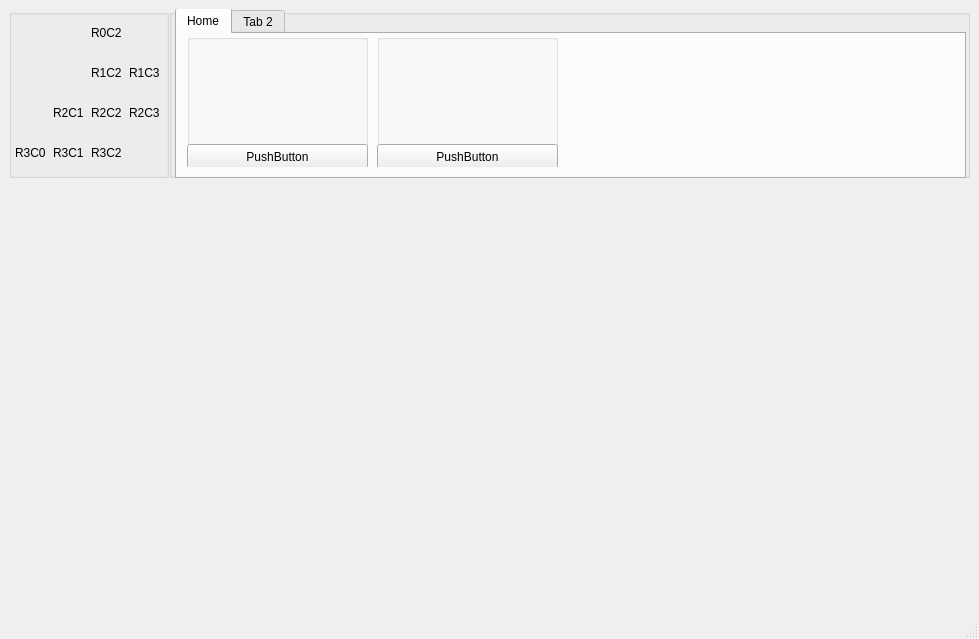
<?xml version="1.0" encoding="UTF-8"?>
<ui version="4.0">
 <class>MainWindow</class>
 <widget class="QMainWindow" name="MainWindow">
  <property name="geometry">
   <rect>
    <x>0</x>
    <y>0</y>
    <width>979</width>
    <height>639</height>
   </rect>
  </property>
  <property name="windowTitle">
   <string>Projectionist</string>
  </property>
  <property name="windowIcon">
   <iconset resource="../resources/png.qrc">
    <normaloff>:/Images/png/projectionist.png</normaloff>:/Images/png/projectionist.png</iconset>
  </property>
  <widget class="QWidget" name="centralwidget">
   <layout class="QVBoxLayout" name="verticalLayout" stretch="2,5">
    <item>
     <layout class="QVBoxLayout" name="verticalLayout_1_Ribbon_Bar">
      <property name="spacing">
       <number>0</number>
      </property>
      <item>
       <layout class="QHBoxLayout" name="horizontalLayout_1_Ribbon_Bar" stretch="3,15">
        <property name="spacing">
         <number>0</number>
        </property>
        <property name="topMargin">
         <number>0</number>
        </property>
        <property name="bottomMargin">
         <number>0</number>
        </property>
        <item>
         <widget class="QGroupBox" name="groupBox_1_Master">
          <property name="title">
           <string/>
          </property>
          <property name="alignment">
           <set>Qt::AlignCenter</set>
          </property>
          <property name="flat">
           <bool>true</bool>
          </property>
          <widget class="QWidget" name="gridLayoutWidget">
           <property name="geometry">
            <rect>
             <x>0</x>
             <y>0</y>
             <width>161</width>
             <height>171</height>
            </rect>
           </property>
           <layout class="QGridLayout" name="gridLayout_1_Master" columnstretch="0,0,0,0">
            <property name="spacing">
             <number>0</number>
            </property>
            <item row="3" column="2">
             <widget class="QLabel" name="label_Master_R3C2">
              <property name="minimumSize">
               <size>
                <width>32</width>
                <height>32</height>
               </size>
              </property>
              <property name="maximumSize">
               <size>
                <width>32</width>
                <height>32</height>
               </size>
              </property>
              <property name="text">
               <string>R3C2</string>
              </property>
             </widget>
            </item>
            <item row="1" column="3">
             <widget class="QLabel" name="label_Master_R1C3">
              <property name="minimumSize">
               <size>
                <width>32</width>
                <height>32</height>
               </size>
              </property>
              <property name="maximumSize">
               <size>
                <width>32</width>
                <height>32</height>
               </size>
              </property>
              <property name="text">
               <string>R1C3</string>
              </property>
             </widget>
            </item>
            <item row="3" column="3">
             <widget class="QPushButton" name="pushButton_Master_R3C3">
              <property name="minimumSize">
               <size>
                <width>32</width>
                <height>32</height>
               </size>
              </property>
              <property name="maximumSize">
               <size>
                <width>32</width>
                <height>32</height>
               </size>
              </property>
              <property name="sizeIncrement">
               <size>
                <width>32</width>
                <height>32</height>
               </size>
              </property>
              <property name="toolTip">
               <string>Reduce Ribbon Bar  (Shift +Up Arrow)</string>
              </property>
              <property name="statusTip">
               <string>Reduce Ribbon Bar  (Shift +Up Arrow)</string>
              </property>
              <property name="text">
               <string/>
              </property>
              <property name="icon">
               <iconset resource="../resources/png.qrc">
                <normaloff>:/Images/png/arrowup.png</normaloff>:/Images/png/arrowup.png</iconset>
              </property>
              <property name="shortcut">
               <string>Shift+Up</string>
              </property>
              <property name="flat">
               <bool>true</bool>
              </property>
             </widget>
            </item>
            <item row="0" column="2">
             <widget class="QLabel" name="label_Master_R0C2">
              <property name="minimumSize">
               <size>
                <width>32</width>
                <height>32</height>
               </size>
              </property>
              <property name="maximumSize">
               <size>
                <width>32</width>
                <height>32</height>
               </size>
              </property>
              <property name="text">
               <string>R0C2</string>
              </property>
             </widget>
            </item>
            <item row="1" column="2">
             <widget class="QLabel" name="label_Master_R1C2">
              <property name="minimumSize">
               <size>
                <width>32</width>
                <height>32</height>
               </size>
              </property>
              <property name="maximumSize">
               <size>
                <width>32</width>
                <height>32</height>
               </size>
              </property>
              <property name="text">
               <string>R1C2</string>
              </property>
             </widget>
            </item>
            <item row="0" column="3">
             <widget class="QPushButton" name="pushButton_Master_R0C3">
              <property name="minimumSize">
               <size>
                <width>32</width>
                <height>32</height>
               </size>
              </property>
              <property name="maximumSize">
               <size>
                <width>32</width>
                <height>32</height>
               </size>
              </property>
              <property name="sizeIncrement">
               <size>
                <width>32</width>
                <height>32</height>
               </size>
              </property>
              <property name="toolTip">
               <string>Expand Ribbon Bar  (Shift +Down Arrow)</string>
              </property>
              <property name="statusTip">
               <string>Expand Ribbon Bar  (Shift +Down Arrow)</string>
              </property>
              <property name="text">
               <string/>
              </property>
              <property name="icon">
               <iconset resource="../resources/png.qrc">
                <normaloff>:/Images/png/arrowdown.png</normaloff>:/Images/png/arrowdown.png</iconset>
              </property>
              <property name="shortcut">
               <string>Shift+Down</string>
              </property>
              <property name="flat">
               <bool>true</bool>
              </property>
             </widget>
            </item>
            <item row="2" column="2">
             <widget class="QLabel" name="label_Master_R2C2">
              <property name="minimumSize">
               <size>
                <width>32</width>
                <height>32</height>
               </size>
              </property>
              <property name="maximumSize">
               <size>
                <width>32</width>
                <height>32</height>
               </size>
              </property>
              <property name="text">
               <string>R2C2</string>
              </property>
             </widget>
            </item>
            <item row="2" column="1">
             <widget class="QLabel" name="label_Master_R2C1">
              <property name="minimumSize">
               <size>
                <width>32</width>
                <height>32</height>
               </size>
              </property>
              <property name="maximumSize">
               <size>
                <width>32</width>
                <height>32</height>
               </size>
              </property>
              <property name="text">
               <string>R2C1</string>
              </property>
             </widget>
            </item>
            <item row="3" column="0">
             <widget class="QLabel" name="label_Master_R3C0">
              <property name="minimumSize">
               <size>
                <width>32</width>
                <height>32</height>
               </size>
              </property>
              <property name="maximumSize">
               <size>
                <width>32</width>
                <height>32</height>
               </size>
              </property>
              <property name="text">
               <string>R3C0</string>
              </property>
             </widget>
            </item>
            <item row="2" column="3">
             <widget class="QLabel" name="label_Master_R2C3">
              <property name="minimumSize">
               <size>
                <width>32</width>
                <height>32</height>
               </size>
              </property>
              <property name="maximumSize">
               <size>
                <width>32</width>
                <height>32</height>
               </size>
              </property>
              <property name="text">
               <string>R2C3</string>
              </property>
             </widget>
            </item>
            <item row="3" column="1">
             <widget class="QLabel" name="label_Master_R3C1">
              <property name="minimumSize">
               <size>
                <width>32</width>
                <height>32</height>
               </size>
              </property>
              <property name="maximumSize">
               <size>
                <width>32</width>
                <height>32</height>
               </size>
              </property>
              <property name="text">
               <string>R3C1</string>
              </property>
             </widget>
            </item>
            <item row="0" column="0" rowspan="2" colspan="2">
             <widget class="QPushButton" name="pushButton_Master_R0C0">
              <property name="minimumSize">
               <size>
                <width>64</width>
                <height>64</height>
               </size>
              </property>
              <property name="maximumSize">
               <size>
                <width>64</width>
                <height>64</height>
               </size>
              </property>
              <property name="toolTip">
               <string>Logo Menu (Shift +L)</string>
              </property>
              <property name="statusTip">
               <string>Logo Menu (Shift +L)</string>
              </property>
              <property name="autoFillBackground">
               <bool>false</bool>
              </property>
              <property name="text">
               <string/>
              </property>
              <property name="icon">
               <iconset resource="../resources/png.qrc">
                <normaloff>:/Images/png/projectionist.png</normaloff>:/Images/png/projectionist.png</iconset>
              </property>
              <property name="iconSize">
               <size>
                <width>64</width>
                <height>64</height>
               </size>
              </property>
              <property name="shortcut">
               <string>Shift+L</string>
              </property>
              <property name="flat">
               <bool>true</bool>
              </property>
             </widget>
            </item>
            <item row="2" column="0">
             <widget class="QPushButton" name="pushButton_Master_B2C0">
              <property name="minimumSize">
               <size>
                <width>32</width>
                <height>32</height>
               </size>
              </property>
              <property name="maximumSize">
               <size>
                <width>32</width>
                <height>32</height>
               </size>
              </property>
              <property name="toolTip">
               <string>Help (F1)</string>
              </property>
              <property name="statusTip">
               <string>Help (F1)</string>
              </property>
              <property name="text">
               <string/>
              </property>
              <property name="icon">
               <iconset resource="../resources/buttonsGlassRound.qrc">
                <normaloff>:/buttons/glassRound/glassButtonHelp2.png</normaloff>:/buttons/glassRound/glassButtonHelp2.png</iconset>
              </property>
              <property name="iconSize">
               <size>
                <width>24</width>
                <height>24</height>
               </size>
              </property>
              <property name="shortcut">
               <string>F1</string>
              </property>
              <property name="flat">
               <bool>true</bool>
              </property>
             </widget>
            </item>
           </layout>
          </widget>
         </widget>
        </item>
        <item>
         <widget class="QGroupBox" name="groupBox_2_Tabs">
          <property name="title">
           <string/>
          </property>
          <widget class="QTabWidget" name="tabWidget_Ribbon_Bar">
           <property name="geometry">
            <rect>
             <x>6</x>
             <y>-1</y>
             <width>791</width>
             <height>171</height>
            </rect>
           </property>
           <property name="minimumSize">
            <size>
             <width>0</width>
             <height>140</height>
            </size>
           </property>
           <widget class="QWidget" name="tab_1_Home">
            <property name="minimumSize">
             <size>
              <width>0</width>
              <height>0</height>
             </size>
            </property>
            <attribute name="title">
             <string>Home</string>
            </attribute>
            <widget class="QGroupBox" name="groupBox_T1B1">
             <property name="geometry">
              <rect>
               <x>10</x>
               <y>0</y>
               <width>181</width>
               <height>133</height>
              </rect>
             </property>
             <property name="minimumSize">
              <size>
               <width>0</width>
               <height>133</height>
              </size>
             </property>
             <property name="maximumSize">
              <size>
               <width>16777215</width>
               <height>133</height>
              </size>
             </property>
             <property name="sizeIncrement">
              <size>
               <width>0</width>
               <height>0</height>
              </size>
             </property>
             <property name="title">
              <string/>
             </property>
             <property name="alignment">
              <set>Qt::AlignCenter</set>
             </property>
             <property name="flat">
              <bool>false</bool>
             </property>
             <property name="checkable">
              <bool>false</bool>
             </property>
             <widget class="QPushButton" name="pushButton_2">
              <property name="geometry">
               <rect>
                <x>0</x>
                <y>110</y>
                <width>181</width>
                <height>25</height>
               </rect>
              </property>
              <property name="text">
               <string>PushButton</string>
              </property>
             </widget>
            </widget>
            <widget class="QGroupBox" name="groupBox_T1B2">
             <property name="geometry">
              <rect>
               <x>200</x>
               <y>0</y>
               <width>181</width>
               <height>133</height>
              </rect>
             </property>
             <property name="minimumSize">
              <size>
               <width>0</width>
               <height>133</height>
              </size>
             </property>
             <property name="maximumSize">
              <size>
               <width>16777215</width>
               <height>133</height>
              </size>
             </property>
             <property name="sizeIncrement">
              <size>
               <width>0</width>
               <height>0</height>
              </size>
             </property>
             <property name="title">
              <string/>
             </property>
             <property name="alignment">
              <set>Qt::AlignCenter</set>
             </property>
             <property name="flat">
              <bool>false</bool>
             </property>
             <property name="checkable">
              <bool>false</bool>
             </property>
             <widget class="QPushButton" name="pushButton">
              <property name="geometry">
               <rect>
                <x>0</x>
                <y>110</y>
                <width>181</width>
                <height>25</height>
               </rect>
              </property>
              <property name="text">
               <string>PushButton</string>
              </property>
             </widget>
            </widget>
           </widget>
           <widget class="QWidget" name="tab_2">
            <attribute name="title">
             <string>Tab 2</string>
            </attribute>
           </widget>
          </widget>
         </widget>
        </item>
       </layout>
      </item>
     </layout>
    </item>
    <item>
     <layout class="QVBoxLayout" name="verticalLayout_2_Main">
      <item>
       <layout class="QHBoxLayout" name="horizontalLayout_1_Main">
        <item>
         <widget class="QStackedWidget" name="stackedWidget_Main">
          <widget class="QWidget" name="page"/>
          <widget class="QWidget" name="page_2"/>
         </widget>
        </item>
       </layout>
      </item>
     </layout>
    </item>
   </layout>
  </widget>
  <widget class="QStatusBar" name="statusbar"/>
 </widget>
 <resources>
  <include location="../resources/buttonsGlassRound.qrc"/>
  <include location="../resources/png.qrc"/>
  <include location="../resources/readfiles.qrc"/>
  <include location="../resources/splash.qrc"/>
 </resources>
 <connections/>
</ui>
